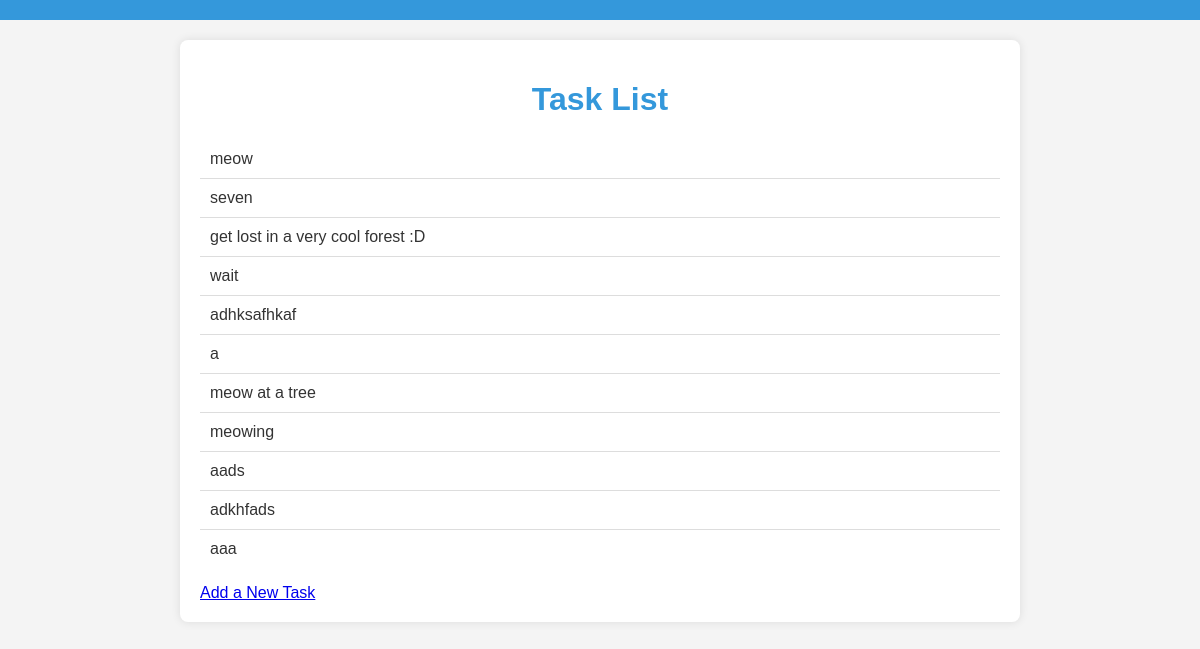
/tasks/, run on the app's committed database.
### tasks/models.py (models this page shows, shortened)
class Task(models.Model):
    name = models.CharField(max_length=255, help_text="Enter the task name or description.")
    completed = models.BooleanField(default=False, help_text="Is the task completed?")
    created_at = models.DateTimeField(auto_now_add=True, help_text="The time when the task was created.")
    updated_at = models.DateTimeField(auto_now=True, help_text="The time when the task was last updated.")

### tasks/views.py (the view)
# urls.py: path('', task_views.index, name='home'),
def index(request):
    tasks = Task.objects.all()
    return render(request, "tasks/index.html", {
        "tasks": tasks  # Pass tasks to the template
    })

### tasks/templates/tasks/index.html
{% extends "tasks/layout.html" %}
{% block content %}
<h1>Task List</h1>
<ul id="task-list">
    {% for task in tasks %}
        <li>{{ task.name }}</li>
    {% empty %}
        <li>No Tasks.</li>
    {% endfor %}
</ul>
<a href="{% url 'tasks:add' %}">Add a New Task</a>
{% endblock %}

### tasks/static/tasks/styles.css (style rules this page uses)
body { font-family: Helvetica, sans-serif; background-color: #f4f4f4; color: #333; margin: 0; padding: 0; }
main h1 { font-size: 2rem; text-align: center; color: #3498db; }
#task-list { list-style: none; padding: 0; }
#task-list li { padding: 10px; border-bottom: 1px solid #ddd; }
#task-list li:last-child { border-bottom: none; }

### data on the page
Task: name "meow"
Task: name "seven"
Task: name "get lost in a very cool forest :D"
Task: name "wait"
Task: name "adhksafhkaf"
Task: name "a"
Task: name "meow at a tree"
Task: name "meowing"
Task: name "aads"
Task: name "adkhfads"
Task: name "aaa"
